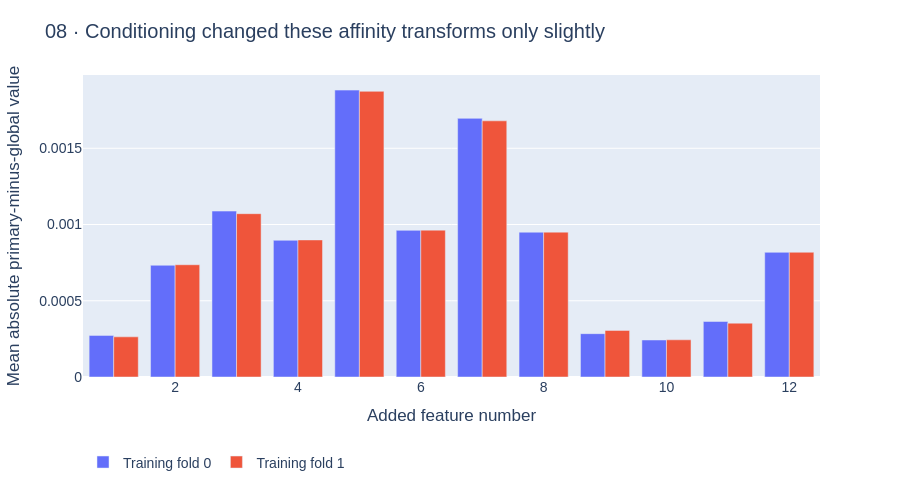

Write notebook code for a chart like this one.
### Markdown cell above
### How much did the two transformations differ?

### Code cell
f=go.Figure()
for r in CONTEXT:
    f.add_bar(name="Training fold "+str(r["fold"]),x=list(range(1,13)),y=r["mean_abs_primary_minus_global"])
f.update_layout(title="08 · Conditioning changed these affinity transforms only slightly",barmode="group",xaxis_title="Added feature number",yaxis_title="Mean absolute primary-minus-global value")
emit(f)

### Figure 1 — Plotly figure (JSON) as saved in the notebook; plotly's stock layout.template omitted (floating-point values rounded to 4 significant figures)
{"data": [{"name": "Training fold 0", "type": "bar", "x": [1, 2, 3, 4, 5, 6, 7, 8, 9, 10, 11, 12], "y": [0.0002729, 0.0007327, 0.001088, 0.0008964, 0.001881, 0.0009617, 0.001696, 0.0009496, 0.0002842, 0.0002427, 0.0003641, 0.0008176]}, {"name": "Training fold 1", "type": "bar", "x": [1, 2, 3, 4, 5, 6, 7, 8, 9, 10, 11, 12], "y": [0.0002635, 0.0007362, 0.001071, 0.0008989, 0.001873, 0.0009631, 0.00168, 0.00095, 0.0003057, 0.0002439, 0.000353, 0.000818]}], "layout": {"barmode": "group", "font": {"family": "Arial", "size": 14}, "height": 490, "legend": {"orientation": "h", "y": -0.23}, "margin": {"b": 100, "t": 75}, "title": {"text": "08 · Conditioning changed these affinity transforms only slightly"}, "xaxis": {"automargin": true, "title": {"text": "Added feature number"}}, "yaxis": {"automargin": true, "title": {"text": "Mean absolute primary-minus-global value"}}}}
